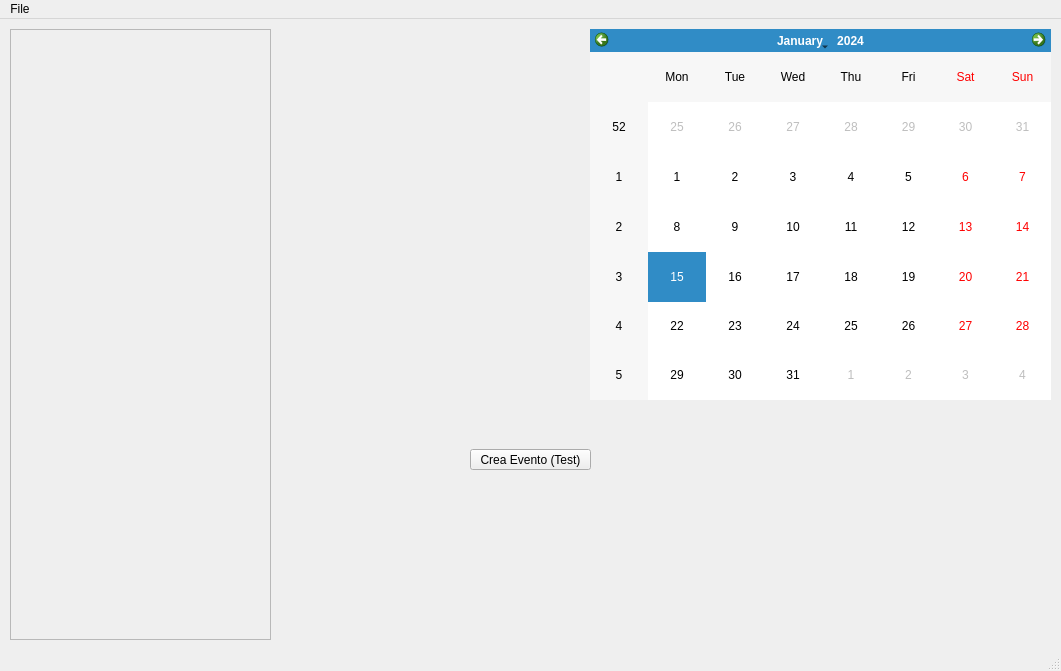
<?xml version="1.0" encoding="UTF-8"?>
<ui version="4.0">
 <class>MainWindow</class>
 <widget class="QMainWindow" name="MainWindow">
  <property name="geometry">
   <rect>
    <x>0</x>
    <y>0</y>
    <width>1061</width>
    <height>671</height>
   </rect>
  </property>
  <property name="windowTitle">
   <string>CCC: Cute Cpp Calendar</string>
  </property>
  <widget class="QWidget" name="centralwidget">
   <widget class="QScrollArea" name="scrollArea">
    <property name="geometry">
     <rect>
      <x>10</x>
      <y>10</y>
      <width>261</width>
      <height>611</height>
     </rect>
    </property>
    <property name="sizePolicy">
     <sizepolicy hsizetype="Expanding" vsizetype="Expanding">
      <horstretch>0</horstretch>
      <verstretch>0</verstretch>
     </sizepolicy>
    </property>
    <property name="maximumSize">
     <size>
      <width>261</width>
      <height>611</height>
     </size>
    </property>
    <property name="autoFillBackground">
     <bool>true</bool>
    </property>
    <property name="horizontalScrollBarPolicy">
     <enum>Qt::ScrollBarAlwaysOff</enum>
    </property>
    <property name="sizeAdjustPolicy">
     <enum>QAbstractScrollArea::AdjustToContents</enum>
    </property>
    <property name="widgetResizable">
     <bool>true</bool>
    </property>
    <widget class="QWidget" name="scrollAreaWidgetContents">
     <property name="geometry">
      <rect>
       <x>0</x>
       <y>0</y>
       <width>259</width>
       <height>609</height>
      </rect>
     </property>
    </widget>
   </widget>
   <widget class="QCalendarWidget" name="calendarWidget">
    <property name="geometry">
     <rect>
      <x>590</x>
      <y>10</y>
      <width>461</width>
      <height>371</height>
     </rect>
    </property>
   </widget>
   <widget class="QPushButton" name="pushButton">
    <property name="geometry">
     <rect>
      <x>470</x>
      <y>430</y>
      <width>121</width>
      <height>21</height>
     </rect>
    </property>
    <property name="text">
     <string>Crea Evento (Test)</string>
    </property>
   </widget>
  </widget>
  <widget class="QMenuBar" name="menubar">
   <property name="geometry">
    <rect>
     <x>0</x>
     <y>0</y>
     <width>1061</width>
     <height>20</height>
    </rect>
   </property>
   <widget class="QMenu" name="menuFile">
    <property name="title">
     <string>File</string>
    </property>
    <addaction name="actionApri_calendario"/>
   </widget>
   <addaction name="menuFile"/>
  </widget>
  <widget class="QStatusBar" name="statusbar"/>
  <action name="actionApri_calendario">
   <property name="text">
    <string>Apri un calendario...</string>
   </property>
  </action>
 </widget>
 <resources/>
 <connections/>
</ui>
